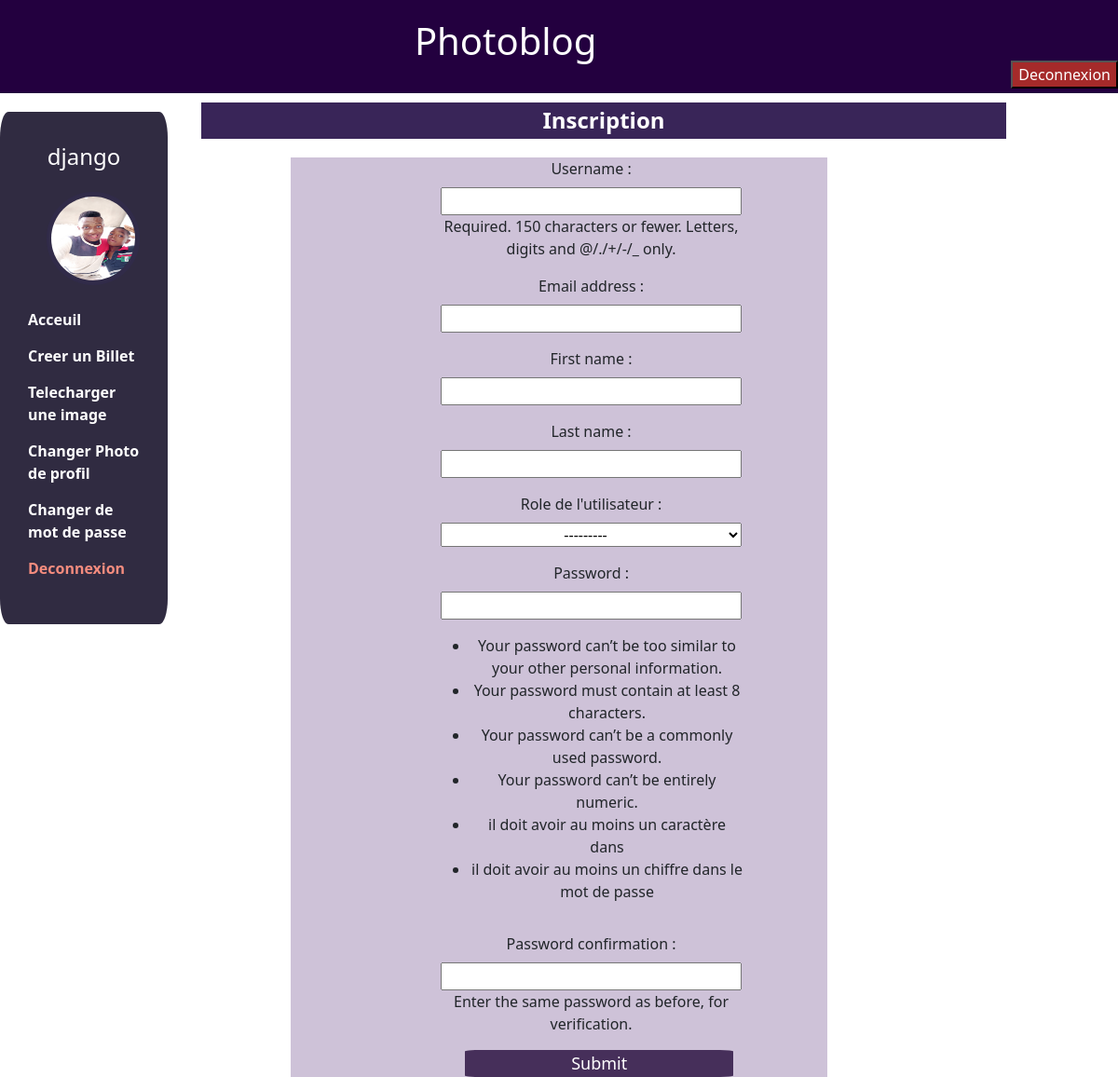
The page /authentication/register/ (signed in) on the database its author committed.
### authentication/models.py (models this page shows, shortened)
class User(AbstractUser):
    CREATOR='CREATOR'
    SUSCRIBER='SUSCRIBER'
    ROLES_CHOICES=(
        (CREATOR,'Createur'),
        (SUSCRIBER,'Abonné')
    )
    follows=models.ManyToManyField('self',symmetrical=False,limit_choices_to={'role':CREATOR})
    profil=models.ImageField(verbose_name="photo de profil", upload_to=None, height_field=None, width_field=None, max_length=None)
    role=models.CharField(verbose_name="role de l'utilisateur",choices=ROLES_CHOICES, max_length=50)

### authentication/views.py (the view, shortened to what this page needs)
# urls.py: path('authentication/register/',registerView.as_view(),name='register'),
class registerView(View):
    template_page='authentication/register.html'
    form_class=registerForm
    def get(self,request):
        form=self.form_class()
        return render(request,self.template_page,{'form':form})

### authentication/forms.py
class registerForm(UserCreationForm):
        class Meta(UserCreationForm.Meta):
                model = get_user_model()
                fields= ('username', 'email', 'first_name', 'last_name', 'role')

### authentication/validators.py (called while the page is built)
    def get_help_text(self):
        return 'il doit avoir au moins un caractère dans '

    def get_help_text(self):
        return 'il doit avoir au moins un chiffre dans le mot de passe'

### authentication/templates/authentication/register.html (shortened to what this page needs)
{% extends 'base.html' %}
{% block base %}
<h1 class='titre'>Inscription</h1>
<form method='POST' action='' class='myform'>
    {{form.as_p}}
    <input type='submit' class='boutP' >
{% endblock base %}

### templates/base.html (shortened to what this page needs)
<!DOCTYPE html>
{% load static %}
{% load bootstrap4 %}
{% bootstrap_css %}
<html lang="en">
<head>
    <link rel='stylesheet' href={% static 'blog/principale.css' %}>
</head>
<body>
    {% if user.is_authenticated %}
    <header>
        <div><h1 class='site_title'>Photoblog</h1></div>
        <div class='menu-header'><button class='deconnect'><a href="{% url 'logout' %}">Deconnexion</a></button></div>
</header>
<nav class='profil'>
    <div class="username profil-child">{{request.user}} </div>
    {% if user.profil %}
    <div class=" profil-child"><img src={{ user.profil.url}} alt="photo de profil" srcset="" class='pp'></div>
    {% else %}
    <div class=" profil-child"><img src="{% static 'blog/cv.jpg' %}" alt="photo de profil" srcset="" class='pp'></div>
    {% endif %}
    <div class="liens profil-child">
        <div class="lien"> <a href="{% url 'home' %} ">Acceuil</a>   </div>
        {% if perms.blog.add_blog %}
        <div class="lien"> <a href="{% url 'createBlogPhoto' %} ">Creer un Billet</a>  </div>
        {% endif %}
        {% if perms.blog.add_photo %}
        <div class="lien"> <a href="{% url 'upload_photo' %} ">Telecharger une image</a>  </div>
        {% endif %}
        <div class="lien"><a href=" {% url 'change_pp' %} "> Changer Photo de profil</a></div>
        <div class="lien"> <a href="{% url 'changepasseword' %} "> Changer de mot de passe</a>
        <div class="lien danger"> <a href="{% url 'logout' %} ">Deconnexion</a></div>
    </div>
</nav>
    {% endif %}
    <div class="contenu">
    {% block base %}
    {% endblock base %}
    </div>
</body>
</html>

### blog/static/blog/principale.css (style rules this page uses)
* { font-family: 'Segoe UI', Tahoma, Geneva, Verdana, sans-serif; z-index:1; }
.titre { background-color: rgb(57, 37, 88); color: white; text-align: center; width: 90%; font-size: x-large; padding-top: 5px; padding-bottom: 5px; font-weight: 700; }
header { width: 100%; height: 100px; color: white; background-color: rgb(35, 0, 63); display: flex; flex-direction: row; justify-content: space-between; position:fixed; top: 0; z-index: 5; }
.contenu { margin-left: 18%; margin-right: 2%; margin-top: 110px; }
.site_title { text-align: center; margin-top: 20px; }
.deconnect { position: relative; top: 65px; right: 0px; background-color: brown; }
.deconnect a { text-decoration: none; color: white; }
.profil { position: fixed; top: 120px; left: 0px; width: 15%; height: 550px; background-color: rgb(48, 43, 65); z-index: 5; padding: 20px; border: 0px solid; border-radius: 5%; }
.profil-child { margin: 10px; }
.username { color: white; font-size: x-large; text-align: center; padding-bottom: 10px; }
.pp { margin-left: 17%; margin-right: 17%; width: 100px; height: 100px; border: 5px solid rgb(49, 43, 73); border-radius: 50%; }
.liens { display: flex; justify-content: space-around; flex-direction: column; text-align: left; }
.lien a,.lien { font-size: medium; color: white; margin-top: 15px; font-weight: 600; text-decoration: none; }
.danger,.danger a { color: rgb(245, 140, 126); font-weight: bolder; }
.myform { display: flex; justify-content: space-around; font-size: medium; font-weight: 500; flex-wrap: wrap; background-color: rgb(206, 194, 216); width: 60%; margin-left: 10%; margin-right: 10%; margin-top: 20px; }
.en-form { width: 80%; margin-left: 10%; margin-right: 10%; display: flex; flex-direction: row; justify-content: space-around; flex-wrap: wrap; }
.en-form:last-child { display: block; font-size: large; color: white; border: 0px solid rgb(70, 47, 90); border-radius: 5%; width: 50%; margin-left: 25%; background-color: rgb(70, 47, 90); font-weight: 500; }
.mini-form { width: 100%; width: 70%; margin-left: 15%; text-align: center; }

### rows shown on the page
User: user "django", profil (picture)
